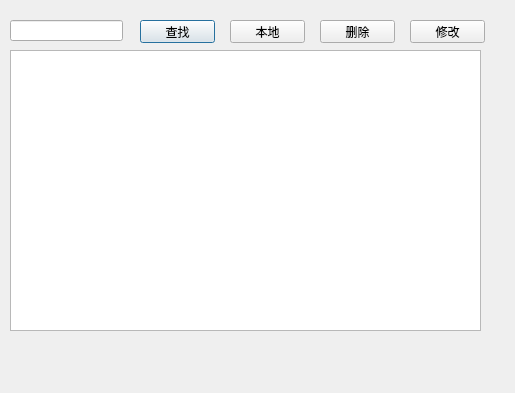
<?xml version="1.0" encoding="UTF-8"?>
<ui version="4.0">
 <class>FindDialog</class>
 <widget class="QDialog" name="FindDialog">
  <property name="geometry">
   <rect>
    <x>0</x>
    <y>0</y>
    <width>515</width>
    <height>393</height>
   </rect>
  </property>
  <property name="windowTitle">
   <string>Dialog</string>
  </property>
  <widget class="QLineEdit" name="lineEdit">
   <property name="geometry">
    <rect>
     <x>10</x>
     <y>20</y>
     <width>113</width>
     <height>21</height>
    </rect>
   </property>
  </widget>
  <widget class="QPushButton" name="pushButton">
   <property name="geometry">
    <rect>
     <x>140</x>
     <y>20</y>
     <width>75</width>
     <height>23</height>
    </rect>
   </property>
   <property name="text">
    <string>查找</string>
   </property>
  </widget>
  <widget class="QPushButton" name="pushButton_2">
   <property name="geometry">
    <rect>
     <x>230</x>
     <y>20</y>
     <width>75</width>
     <height>23</height>
    </rect>
   </property>
   <property name="text">
    <string>本地</string>
   </property>
  </widget>
  <widget class="QPushButton" name="pushButton_3">
   <property name="geometry">
    <rect>
     <x>320</x>
     <y>20</y>
     <width>75</width>
     <height>23</height>
    </rect>
   </property>
   <property name="text">
    <string>删除</string>
   </property>
  </widget>
  <widget class="QPushButton" name="pushButton_4">
   <property name="geometry">
    <rect>
     <x>410</x>
     <y>20</y>
     <width>75</width>
     <height>23</height>
    </rect>
   </property>
   <property name="text">
    <string>修改</string>
   </property>
  </widget>
  <widget class="QTextEdit" name="textEdit">
   <property name="geometry">
    <rect>
     <x>10</x>
     <y>50</y>
     <width>471</width>
     <height>281</height>
    </rect>
   </property>
  </widget>
 </widget>
 <resources/>
 <connections/>
</ui>
